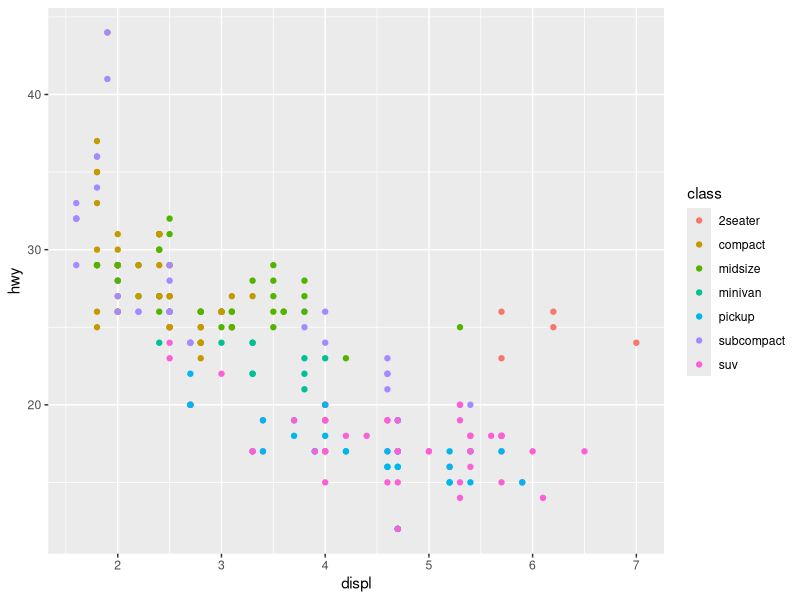
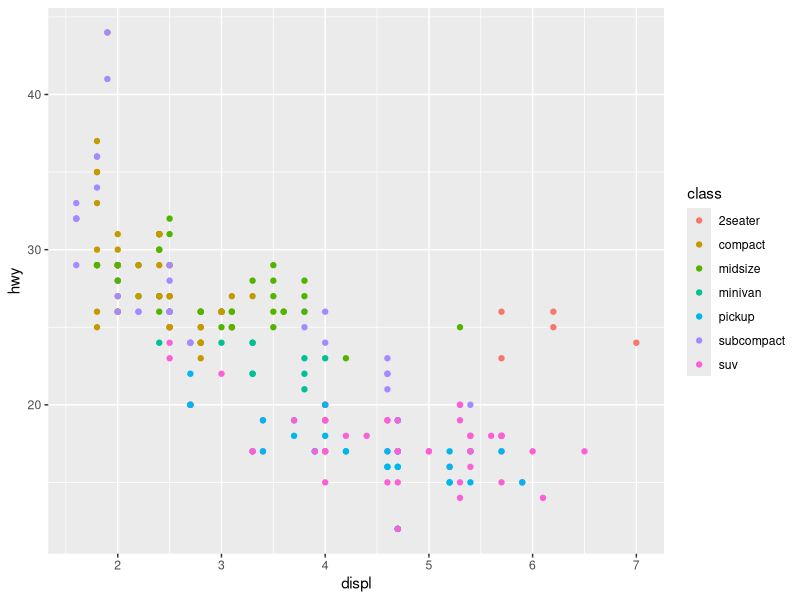
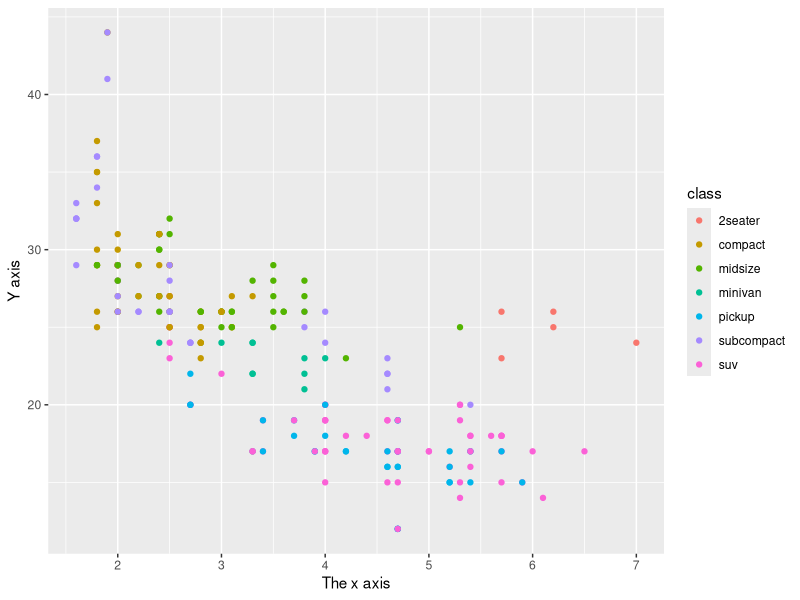
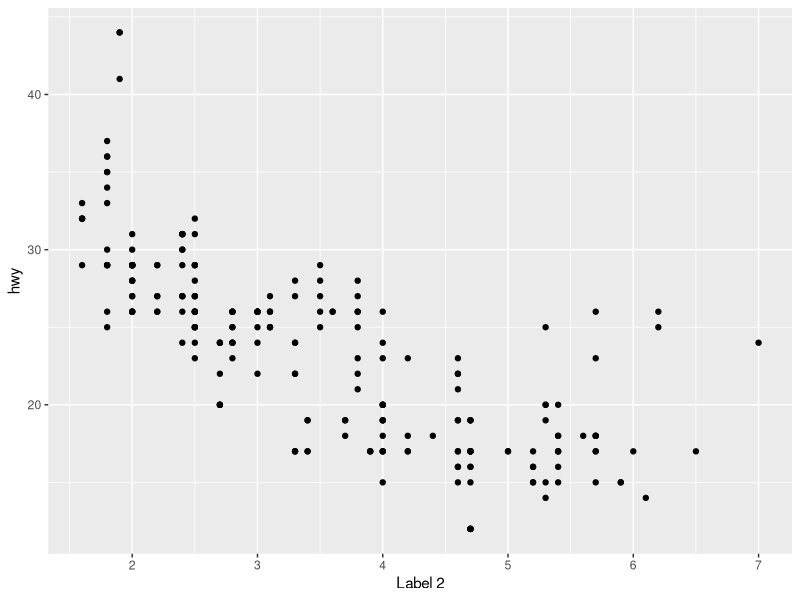
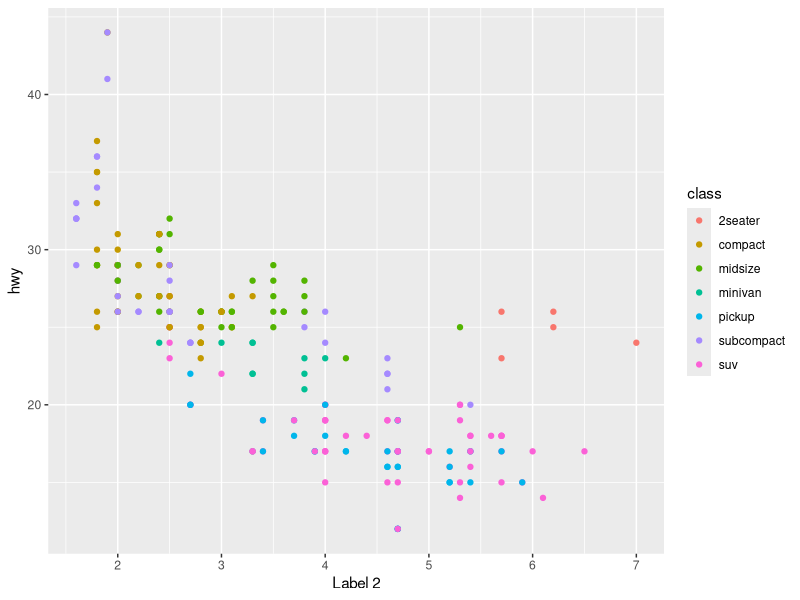
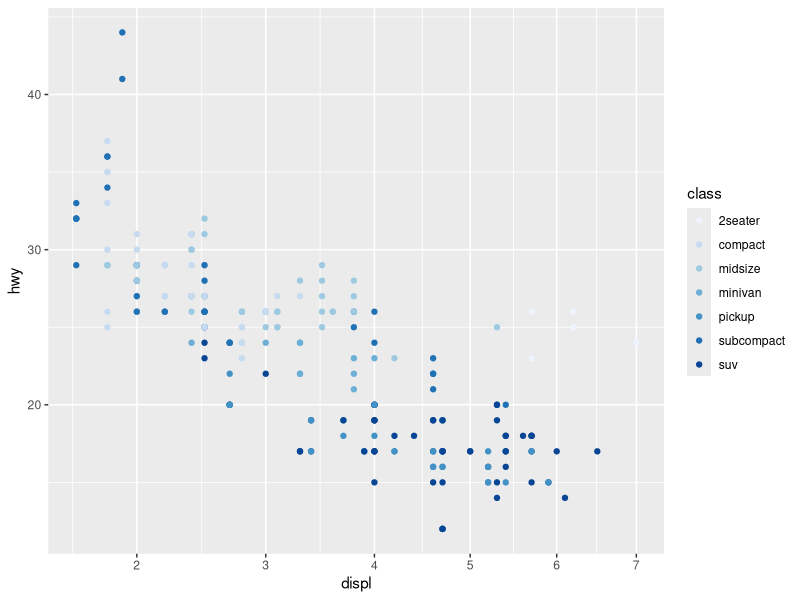
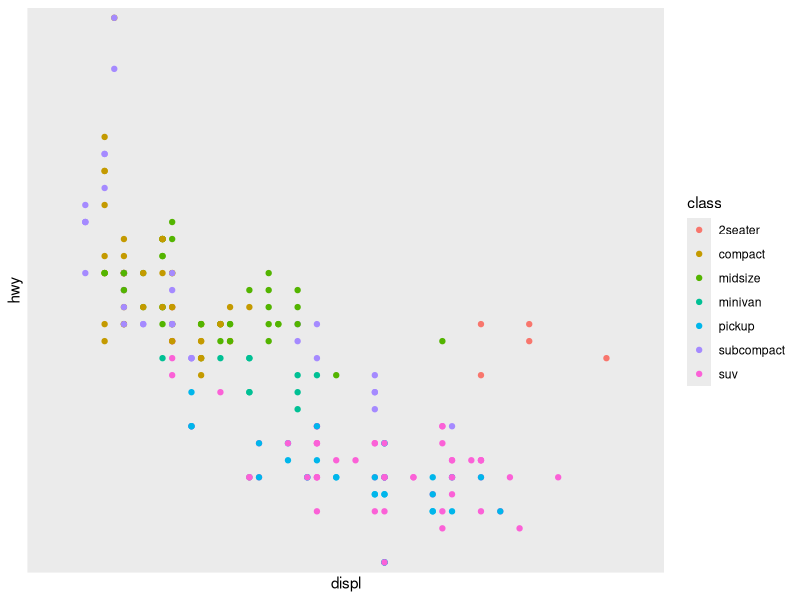
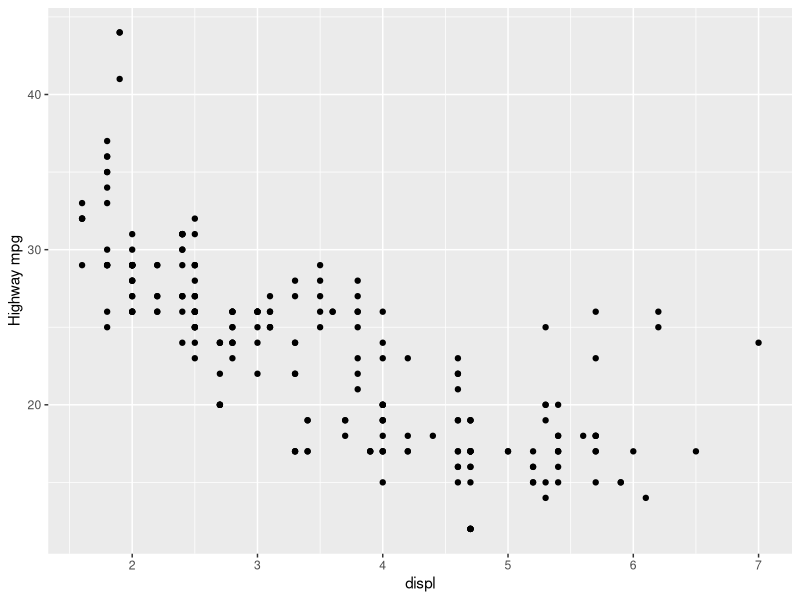

The R source for these figures, in order:
## ---- chunk 1
knitr::opts_chunk$set(echo = TRUE, warning = FALSE, message = FALSE)
library(ggplot2)
library(tidyverse)
library(knitr)

## ---- chunk 2
ggplot(mpg, aes(displ, hwy)) + 
  geom_point(aes(color = class))
## ---- chunk 3
ggplot(mpg, aes(displ, hwy)) + 
  geom_point(aes(color = class)) + 
  scale_y_continuous() + 
  scale_x_continuous() + 
  scale_color_discrete()
## ---- chunk 4
ggplot(mpg, aes(displ, hwy)) + 
  geom_point(aes(color = class)) + 
  scale_x_continuous("The x axis") + 
  scale_y_continuous("Y axis")
## ---- chunk 5
ggplot(mpg, aes(displ, hwy)) + 
  geom_point() + 
  scale_x_continuous("Label 1") + 
  scale_x_continuous("Label 2") #  In this case only the second label is applied to the graph

ggplot(mpg, aes(displ, hwy)) + 
  geom_point(aes(color = class)) + 
  scale_x_continuous("Label 2") # Equivalent plot to the one above
## ---- chunk 6
ggplot(mpg, aes(displ, hwy)) + 
  geom_point(aes(color = class)) + 
  scale_x_sqrt() + 
  scale_color_brewer()
## ---- chunk 7
ggplot(mpg, aes(displ, hwy, color = class)) + 
  geom_point() + 
  scale_x_discrete() + 
  scale_y_discrete() 
## ---- chunk 8
ggplot(mpg, aes(displ, hwy)) + 
  geom_point() + 
  ylab("Highway mpg")
## ---- chunk 9
ggplot(mpg, aes(class, displ, color = drv)) +
  geom_point() +
  xlab("Type of car") +
  ylab("Displacement (l)") +
  scale_color_discrete("Drive\ntrain")
## ---- chunk 10
tibble(Axis = c("Label", "Tick and grid line", "Tick label"), Legend = c("Title", "Key", "Key label"), `Argument name` = c("name", "break", "labels"))
## ---- chunk 11
df <- data.frame(x = 1:2, y = 1, z = "a")
p <- ggplot(df, aes(x,y)) + geom_point()
p + scale_x_continuous("X axis")
p + scale_x_continuous(quote(a + mathematical ^ expression))
## ---- chunk 12
p <- ggplot(df, aes(x,y)) + geom_point(aes(color = z))
p + xlab("X axis") + ylab("Y axis") 
p + labs(x = "X axis", y = "Yaxis", color = "Color\nlegend")
## ---- chunk 13
P <- ggplot(df, aes(x,y)) + geom_point() + theme(plot.background = element_rect(color = "grey50"))
p + labs(x = "", y ="")
p + labs(x = NULL, y = NULL)

## ---- chunk 14
df <- data.frame(x = c(1, 3, 5) * 1000, y = 1)
axs <- ggplot(df, aes(x, y)) + geom_point() + labs(x = NULL, y = NULL)
axs
axs + scale_x_continuous(breaks = c(2000, 4000))
axs + scale_x_continuous(breaks = c(2000, 4000), labels = c("2k", "4k"))
## ---- chunk 15
ggplot(mpg, aes(displ, hwy)) + 
  geom_point() + 
  scale_x_continuous(breaks = c(2,3,4,5,6,7), labels = c("2 L", "3 L", "4 L", "5 L", "6 L", "7 L")) +
  scale_y_continuous(quote(Highway (Miles/Gallon)))
## ---- chunk 16
ggplot(mpg, aes(displ, hwy, color = drv)) + 
  geom_point() + 
  scale_color_discrete(labels = c("4wd", "fwd", "rwd"))
## ---- chunk 17

df <- data.frame(x = 1:3, y = 1:3, z = c("a", "b", "c"))
ggplot(df, aes(y,y)) + 
  geom_point(size = 4, color = "grey20") + 
  geom_point(aes(color = z), size = 2)
ggplot(df, aes(y,y)) + 
  geom_point(size = 4, color = "grey20", show.legend = FALSE) + 
  geom_point(aes(color = z), size = 2)
## ---- chunk 18
norm <- data.frame(x = rnorm(1000), y = rnorm(1000))
norm$z <- cut(norm$x, 3, labels = c("a","b", "c"))
ggplot(norm, aes(x, y)) + geom_point(aes(color = z, alpha = 0.1))
ggplot(norm, aes(x, y)) + geom_point(aes(color = z, alpha = 0.1)) + guides(color = guide_legend(override.aes = list(alpha = 1)))
## ---- chunk 19
ggplot(df, aes(x, y)) + geom_point(aes(colour = z)) # Colored points
ggplot(df, aes(x, y)) + geom_point(aes(shape = z)) # Shaped points
ggplot(df, aes(x, y)) + geom_point(aes(shape = z, colour = z)) # Colored shaped points
## ---- chunk 20
df <- data.frame(x = 1:3, y = 1:3, z = c("a", "b", "c")) 
base <- ggplot(df, aes(x, y)) + geom_point(aes(color = z), size = 3) + xlab(NULL) + ylab(NULL)

base + theme(legend.position = "right") # The default
base + theme(legend.position = "left")
base + theme(legend.position = "top")
base + theme(legend.position = "bottom")
base + theme(legend.position = "none")
## ---- chunk 21
base <- ggplot(df, aes(x,y)) + geom_point(aes(color = z), size = 3)

base + theme(legend.position = c(0, 1), legend.justification = c(0, 1))

base + theme(legend.position = c(0.5, 0.5), legend.justification = c(0.5, 0.5))

base + theme(legend.position = c(1, 0), legend.justification = c(1, 0))

base + theme(legend.position = c(0.3, 0.7), legend.justification = c(1, 0.6))
## ---- chunk 22
df <- data.frame(x = 1, y = 1:3, z = 1:3)
base <- ggplot(df, aes(x, y)) + geom_raster(aes(fill = z))
base
base + scale_fill_continuous(guide = guide_legend())
base + guides(fill = guide_legend())

## ---- chunk 23
df <- data.frame(x = 1, y = 1:4, z = letters[1:4])
p <- ggplot(df, aes(x,y)) + geom_raster(aes(fill = z))
p
p + guides(fill = guide_legend(ncol = 2))
p + guides(fill = guide_legend(ncol = 2, byrow = TRUE))

## ---- chunk 24
p <- ggplot(df, aes(1, y)) + geom_bar(stat = "identity", aes(fill = z))
p
p + guides(fill = guide_legend(reverse = TRUE))
## ---- chunk 25
df <- data.frame(x = 1, y = 1:4, z = 4:1)
p <- ggplot(df, aes(x, y)) + geom_tile(aes(fill = z))

p
p + guides(fill = guide_colorbar(reverse = TRUE))
p + guides(fill = guide_colorbar(barheight = unit(4, "cm")))
## ---- chunk 26
ggplot(mpg, aes(displ,hwy, color = drv)) + 
  geom_point() # Original plot
ggplot(mpg, aes(displ,hwy, color = drv)) + 
  geom_point() + 
  theme(legend.position = "left") # Plot on the left side
## ---- chunk 27
ggplot(mpg, aes(displ, hwy)) + geom_point(aes(colour = drv, shape = drv)) + scale_colour_discrete("Drive train") 


## ---- chunk 28
ggplot(mpg, aes(displ, hwy)) + geom_point(aes(colour = drv, shape = drv)) + scale_color_discrete("Drive train") + scale_shape_discrete("Drive train")
## ---- chunk 29
ggplot(mpg, aes(displ, hwy, color = class)) + 
  geom_point(size = 3, show.legend = FALSE) + 
  geom_smooth(method = "lm", aes(displ, hwy, color = class), se = FALSE) + 
  theme(legend.position = "bottom", legend.title = element_blank()) +
  guides(color = guide_legend(ncol = 8, byrow = TRUE))
## ---- chunk 30
df <- data.frame(x = 1:3, y = 1:3)
base <- ggplot(df, aes(x, y)) + geom_point()


base
base + scale_x_continuous(limits = c(1.5, 2.5)) # Removed 2 rows containing missing values (`geom_point()`). 
base + scale_x_continuous(limits = c(0, 4))
## ---- chunk 31
base + xlim(0, 4)
base + xlim(4, 0)
base + lims(x = c(0, 4))
## ---- chunk 32
ggplot(faithfuld, aes(waiting, eruptions)) + 
  geom_raster(aes(fill = density)) + 
  theme(legend.position = "none")
ggplot(faithfuld, aes(waiting, eruptions)) +
  geom_raster(aes(fill = density)) + scale_x_continuous(expand = c(0,0)) +
  scale_y_continuous(expand = c(0,0)) +
  theme(legend.position = "none")
## ---- chunk 33
df <- data.frame(x = 1:5)
p <- ggplot(df, aes(x, 1)) + geom_tile(aes(fill = x), colour = "white")
p
p + scale_fill_gradient(limits = c(2, 4))
p + scale_fill_gradient(limits = c(2, 4), oob = scales::squish)

## ---- chunk 34
fwd <- subset(mpg, drv == "f")
rwd <- subset(mpg, drv == "r")

ggplot(fwd, aes(displ, hwy, colour = class)) + geom_point()
ggplot(rwd, aes(displ, hwy, colour = class)) + geom_point()
## ---- chunk 35

fwd <- subset(mpg, drv == "f")
rwd <- subset(mpg, drv == "r")

ggplot(fwd, aes(displ, hwy, colour = class)) + 
  geom_point() +
  scale_color_discrete("Drive train") +
  xlim(0, 10) +
  ylim(0, 45) +
  expand_limits(color = c("2seater", "compact", "midsize", "minivan", "pickup", "subcompact", "suv"))
ggplot(rwd, aes(displ, hwy, colour = class)) + 

    geom_point() +
  scale_color_discrete("Drive train")+
  xlim(0, 10) +
  ylim(0, 45) +
  expand_limits(color = c("2seater", "compact", "midsize", "minivan", "pickup", "subcompact", "suv"))
## ---- chunk 36
p <- ggplot(mtcars, aes(mpg, wt)) + geom_point()
p
p + expand_limits(x = 0) # The point zero is included in the graph
p + expand_limits(y = c(1, 15)) # includes all y values between 1 and 15
p + expand_limits(x = 0, y = 0) # Includes the origin in the set of data
## ---- chunk 37
p + xlim(15,30) + xlim(10, 40) # The existing scale is replaced with the scale that comes after it

## ---- chunk 38
p <- ggplot(mtcars, aes(mpg, wt)) + geom_point()
p + scale_x_continuous(limits = c(NA, NA))
